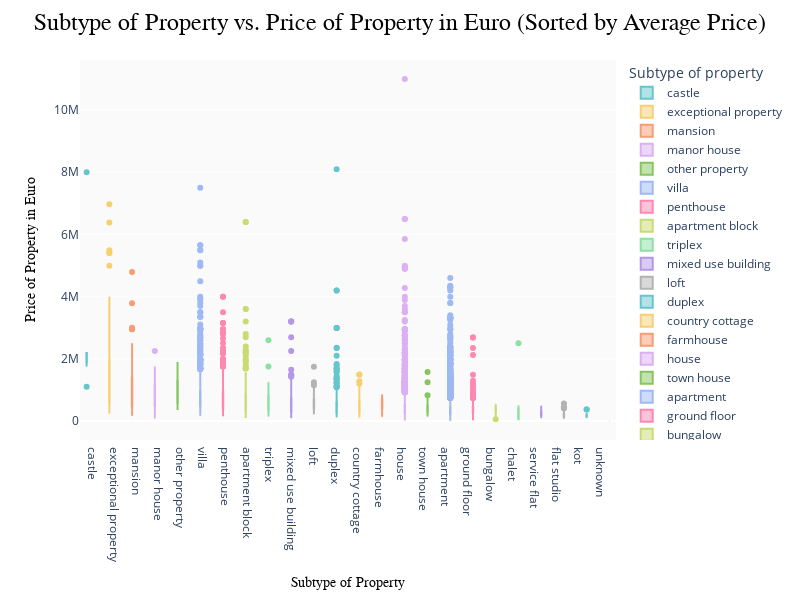

Here is the notebook cell this chart was saved with:
### Markdown cell above
## Data Visualization
We use Plotly to create a Box Plot visualizing how the price of properties varies according to different subtypes of properties. The x-axis represents the 'Subtype of property' and the y-axis represents the 'Price of property in euro'.

### Code cell
fig = px.box(df, x='Subtype of property', y='Price of property in euro',
             category_orders={"Subtype of property": sorted_subtypes},
             color='Subtype of property',
             color_discrete_sequence=px.colors.qualitative.Pastel)

fig.update_layout(
    title={
        'text': "Subtype of Property vs. Price of Property in Euro (Sorted by Average Price)",
        'x': 0.5,
        'font': {'size': 24, 'color': 'black', 'family': 'Arial'}
    },
    xaxis={'title': {'text': 'Subtype of Property', 'font': {'size': 14, 'color': 'black', 'family': 'Arial'}}},
    yaxis={'title': {'text': 'Price of Property in Euro', 'font': {'size': 14, 'color': 'black', 'family': 'Arial'}}},
    boxmode='group',  # Grouped box plots
    width=800,  # Adjust the width of the figure
    height=600,  # Adjust the height of the figure
    plot_bgcolor='rgba(0,0,0,0.02)',  # Light gray background color
    paper_bgcolor='white'  # White background color
)

fig.show()

### Figure 1 — Plotly figure (JSON) as saved in the notebook; plotly's stock layout.template omitted (floating-point values rounded to 4 significant figures; data arrays with more than 128 entries replaced by an {"elided": "..."} marker saying what was removed)
{"data": [{"alignmentgroup": "True", "hovertemplate": "Subtype of property=%{x}<br>Price of property in euro=%{y}<extra></extra>", "legendgroup": "castle", "marker": {"color": "rgb(102, 197, 204)"}, "name": "castle", "notched": false, "offsetgroup": "castle", "orientation": "v", "showlegend": true, "type": "box", "x": ["castle", "castle", "castle", "castle", "castle", "castle", "castle", "castle", "castle"], "x0": " ", "xaxis": "x", "y": [1960000, 1100000, 2150000, 1950000, 8000000, 1750000, 2190000, 2190000, 2190000], "y0": " ", "yaxis": "y"}, {"alignmentgroup": "True", "hovertemplate": "Subtype of property=%{x}<br>Price of property in euro=%{y}<extra></extra>", "legendgroup": "exceptional property", "marker": {"color": "rgb(246, 207, 113)"}, "name": "exceptional property", "notched": false, "offsetgroup": "exceptional property", "orientation": "v", "showlegend": true, "type": "box", "x": {"elided": "145 str values"}, "x0": " ", "xaxis": "x", "y": {"elided": "145 int values"}, "y0": " ", "yaxis": "y"}, {"alignmentgroup": "True", "hovertemplate": "Subtype of property=%{x}<br>Price of property in euro=%{y}<extra></extra>", "legendgroup": "mansion", "marker": {"color": "rgb(248, 156, 116)"}, "name": "mansion", "notched": false, "offsetgroup": "mansion", "orientation": "v", "showlegend": true, "type": "box", "x": ["mansion", "mansion", "mansion", "mansion", "mansion", "mansion", "mansion", "mansion", "mansion", "mansion", "mansion", "mansion", "mansion", "mansion", "mansion", "mansion", "mansion", "mansion", "mansion", "mansion", "mansion", "mansion", "mansion", "mansion", "mansion", "mansion", "mansion", "mansion", "mansion", "mansion", "mansion", "mansion", "mansion", "mansion", "mansion", "mansion", "mansion", "mansion", "mansion", "mansion", "mansion", "mansion", "mansion", "mansion", "mansion", "mansion", "mansion", "mansion", "mansion", "mansion", "mansion", "mansion", "mansion", "mansion", "mansion", "mansion", "mansion", "mansion", "mansion", "mansion", "mansion", "mansion", "mansion", "mansion", "mansion", "mansion", "mansion", "mansion", "mansion", "mansion", "mansion", "mansion", "mansion", "mansion", "mansion", "mansion", "mansion", "mansion", "mansion", "mansion", "mansion", "mansion", "mansion", "mansion", "mansion", "mansion", "mansion", "mansion", "mansion", "mansion", "mansion", "mansion", "mansion", "mansion", "mansion", "mansion", "mansion", "mansion", "mansion", "mansion", "mansion", "mansion", "mansion", "mansion", "mansion", "mansion", "mansion", "mansion", "mansion", "mansion", "mansion", "mansion", "mansion", "mansion", "mansion", "mansion", "mansion", "mansion", "mansion", "mansion"], "x0": " ", "xaxis": "x", "y": [615000, 1950000, 499750, 345000, 495000, 789000, 850000, 845000, 1089000, 495000, 450000, 845000, 845000, 845000, 945000, 398000, 990000, 1485000, 1895000, 379000, 430000, 649000, 695000, 210000, 595000, 630000, 1135000, 1245000, 1480000, 1350000, 249000, 399000, 895000, 1195000, 249000, 330000, 549000, 695000, 790000, 799000, 2500000, 1400000, 549000, 545000, 790000, 1650000, 349000, 475000, 328000, 349000, 349000, 2450000, 2450000, 560000, 1395000, 599999, 169000, 225000, 335000, 419900, 445000, 790000, 1250000, 1590000, 2150000, 2150000, 4790000, 595000, 1395000, 395000, 310000, 349000, 430000, 435000, 545000, 760000, 795000, 847500, 1250000, 1290000, 1650000, 1890000, 1960000, 2200000, 2950000, 2950000, 269500, 595000, 3790000, 489000, 1150000, 595000, 345000, 495000, 975000, 1250000, 1650000, 1625000, 1675000, 1690000, 1850000, 595000, 595000, 1200000, 1550000, 1625000, 1650000, 3000000, 380000, 329000, 395000, 399000, 845000, 2450000, 520000, 525000, 589900, 665000, 690000, 727500], "y0": " ", "yaxis": "y"}, {"alignmentgroup": "True", "hovertemplate": "Subtype of property=%{x}<br>Price of property in euro=%{y}<extra></extra>", "legendgroup": "manor house", "marker": {"color": "rgb(220, 176, 242)"}, "name": "manor house", "notched": false, "offsetgroup": "manor house", "orientation": "v", "showlegend": true, "type": "box", "x": ["manor house", "manor house", "manor house", "manor house", "manor house", "manor house", "manor house", "manor house", "manor house", "manor house", "manor house", "manor house", "manor house", "manor house", "manor house", "manor house", "manor house", "manor house", "manor house", "manor house", "manor house"], "x0": " ", "xaxis": "x", "y": [85000, 795000, 975000, 399000, 875000, 495000, 550000, 745000, 1115000, 1695000, 1695000, 459000, 895000, 1095000, 1150000, 1129000, 1195000, 1750000, 2250000, 199000, 495000], "y0": " ", "yaxis": "y"}, {"alignmentgroup": "True", "hovertemplate": "Subtype of property=%{x}<br>Price of property in euro=%{y}<extra></extra>", "legendgroup": "other property", "marker": {"color": "rgb(135, 197, 95)"}, "name": "other property", "notched": false, "offsetgroup": "other property", "orientation": "v", "showlegend": true, "type": "box", "x": ["other property", "other property", "other property", "other property", "other property", "other property", "other property", "other property", "other property", "other property"], "x0": " ", "xaxis": "x", "y": [1895000, 790000, 935000, 935000, 1296000, 1296000, 350000, 585000, 367000, 825000], "y0": " ", "yaxis": "y"}, {"alignmentgroup": "True", "hovertemplate": "Subtype of property=%{x}<br>Price of property in euro=%{y}<extra></extra>", "legendgroup": "villa", "marker": {"color": "rgb(158, 185, 243)"}, "name": "villa", "notched": false, "offsetgroup": "villa", "orientation": "v", "showlegend": true, "type": "box", "x": {"elided": "772 str values"}, "x0": " ", "xaxis": "x", "y": {"elided": "772 int values"}, "y0": " ", "yaxis": "y"}, {"alignmentgroup": "True", "hovertemplate": "Subtype of property=%{x}<br>Price of property in euro=%{y}<extra></extra>", "legendgroup": "penthouse", "marker": {"color": "rgb(254, 136, 177)"}, "name": "penthouse", "notched": false, "offsetgroup": "penthouse", "orientation": "v", "showlegend": true, "type": "box", "x": {"elided": "351 str values"}, "x0": " ", "xaxis": "x", "y": {"elided": "351 int values"}, "y0": " ", "yaxis": "y"}, {"alignmentgroup": "True", "hovertemplate": "Subtype of property=%{x}<br>Price of property in euro=%{y}<extra></extra>", "legendgroup": "apartment block", "marker": {"color": "rgb(201, 219, 116)"}, "name": "apartment block", "notched": false, "offsetgroup": "apartment block", "orientation": "v", "showlegend": true, "type": "box", "x": {"elided": "299 str values"}, "x0": " ", "xaxis": "x", "y": {"elided": "299 int values"}, "y0": " ", "yaxis": "y"}, {"alignmentgroup": "True", "hovertemplate": "Subtype of property=%{x}<br>Price of property in euro=%{y}<extra></extra>", "legendgroup": "triplex", "marker": {"color": "rgb(139, 224, 164)"}, "name": "triplex", "notched": false, "offsetgroup": "triplex", "orientation": "v", "showlegend": true, "type": "box", "x": ["triplex", "triplex", "triplex", "triplex", "triplex", "triplex", "triplex", "triplex", "triplex", "triplex", "triplex", "triplex", "triplex", "triplex", "triplex", "triplex", "triplex", "triplex", "triplex", "triplex", "triplex", "triplex", "triplex", "triplex", "triplex", "triplex", "triplex", "triplex", "triplex", "triplex", "triplex", "triplex", "triplex", "triplex", "triplex", "triplex", "triplex"], "x0": " ", "xaxis": "x", "y": [595000, 648000, 675000, 840000, 854000, 470000, 2600000, 297000, 169000, 550000, 1250000, 385000, 480000, 275000, 299000, 340000, 340000, 585000, 775000, 495000, 825000, 145000, 350000, 559000, 1200000, 690000, 459000, 730000, 815000, 815000, 365000, 465000, 180000, 199000, 349000, 1750000, 795000], "y0": " ", "yaxis": "y"}, {"alignmentgroup": "True", "hovertemplate": "Subtype of property=%{x}<br>Price of property in euro=%{y}<extra></extra>", "legendgroup": "mixed use building", "marker": {"color": "rgb(180, 151, 231)"}, "name": "mixed use building", "notched": false, "offsetgroup": "mixed use building", "orientation": "v", "showlegend": true, "type": "box", "x": {"elided": "228 str values"}, "x0": " ", "xaxis": "x", "y": {"elided": "228 int values"}, "y0": " ", "yaxis": "y"}, {"alignmentgroup": "True", "hovertemplate": "Subtype of property=%{x}<br>Price of property in euro=%{y}<extra></extra>", "legendgroup": "loft", "marker": {"color": "rgb(179, 179, 179)"}, "name": "loft", "notched": false, "offsetgroup": "loft", "orientation": "v", "showlegend": true, "type": "box", "x": ["loft", "loft", "loft", "loft", "loft", "loft", "loft", "loft", "loft", "loft", "loft", "loft", "loft", "loft", "loft", "loft", "loft", "loft", "loft", "loft", "loft", "loft", "loft", "loft", "loft", "loft", "loft", "loft", "loft", "loft", "loft", "loft", "loft", "loft", "loft", "loft", "loft", "loft", "loft", "loft", "loft", "loft", "loft", "loft", "loft", "loft", "loft", "loft", "loft", "loft", "loft", "loft", "loft", "loft", "loft", "loft", "loft", "loft", "loft", "loft", "loft", "loft", "loft", "loft", "loft", "loft", "loft", "loft", "loft", "loft", "loft", "loft"], "x0": " ", "xaxis": "x", "y": [1250000, 565000, 825000, 560000, 695000, 385000, 508000, 508000, 775000, 839000, 390000, 349000, 695000, 394000, 445000, 460000, 545000, 499000, 370000, 370000, 395000, 395000, 410000, 465000, 480000, 465000, 575000, 900000, 985000, 299000, 319000, 370000, 399000, 695000, 695000, 335000, 335000, 500000, 695000, 489000, 329000, 485000, 495000, 495000, 550000, 645000, 645000, 600000, 895000, 1745000, 249000, 215000, 395000, 745000, 335000, 375000, 695000, 1150000, 599000, 849000, 1095000, 535000, 300000, 395000, 660000, 480000, 480000, 599000, 750000, 325000, 425000, 1095000], "y0": " ", "yaxis": "y"}, {"alignmentgroup": "True", "hovertemplate": "Subtype of property=%{x}<br>Price of property in euro=%{y}<extra></extra>", "legendgroup": "duplex", "marker": {"color": "rgb(102, 197, 204)"}, "name": "duplex", "notched": false, "offsetgroup": "duplex", "orientation": "v", "showlegend": true, "type": "box", "x": {"elided": "353 str values"}, "x0": " ", "xaxis": "x", "y": {"elided": "353 int values"}, "y0": " ", "yaxis": "y"}, {"alignmentgroup": "True", "hovertemplate": "Subtype of property=%{x}<br>Price of property in euro=%{y}<extra></extra>", "legendgroup": "country cottage", "marker": {"color": "rgb(246, 207, 113)"}, "name": "country cottage", "notched": false, "offsetgroup": "country cottage", "orientation": "v", "showlegend": true, "type": "box", "x": ["country cottage", "country cottage", "country cottage", "country cottage", "country cottage", "country cottage", "country cottage", "country cottage", "country cottage", "country cottage", "country cottage", "country cottage", "country cottage", "country cottage", "country cottage", "country cottage", "country cottage", "country cottage", "country cottage", "country cottage", "country cottage", "country cottage", "country cottage", "country cottage", "country cottage", "country cottage", "country cottage", "country cottage", "country cottage", "country cottage", "country cottage", "country cottage", "country cottage", "country cottage", "country cottage", "country cottage", "country cottage", "country cottage", "country cottage", "country cottage", "country cottage", "country cottage", "country cottage", "country cottage", "country cottage", "country cottage", "country cottage", "country cottage", "country cottage", "country cottage", "country cottage", "country cottage", "country cottage", "country cottage", "country cottage", "country cottage", "country cottage", "country cottage", "country cottage", "country cottage", "country cottage", "country cottage", "country cottage", "country cottage", "country cottage", "country cottage"], "x0": " ", "xaxis": "x", "y": [695000, 469000, 219000, 470000, 545000, 350000, 199000, 939000, 1095000, 395000, 159000, 179000, 250000, 365000, 605000, 875000, 275000, 275000, 275000, 1275000, 1150000, 175000, 395000, 649000, 935000, 935000, 595000, 1195000, 375000, 180000, 189000, 325000, 330000, 440000, 210000, 295000, 650000, 399000, 299000, 330000, 697000, 700000, 109000, 435000, 189000, 549000, 1485000, 620000, 585000, 279000, 350000, 398000, 398000, 560000, 560000, 550000, 290000, 345000, 349000, 1150000, 1495000, 688000, 319000, 299000, 595000, 699000], "y0": " ", "yaxis": "y"}, {"alignmentgroup": "True", "hovertemplate": "Subtype of property=%{x}<br>Price of property in euro=%{y}<extra></extra>", "legendgroup": "farmhouse", "marker": {"color": "rgb(248, 156, 116)"}, "name": "farmhouse", "notched": false, "offsetgroup": "farmhouse", "orientation": "v", "showlegend": true, "type": "box", "x": ["farmhouse", "farmhouse", "farmhouse", "farmhouse", "farmhouse", "farmhouse", "farmhouse", "farmhouse", "farmhouse", "farmhouse", "farmhouse", "farmhouse", "farmhouse", "farmhouse", "farmhouse"], "x0": " ", "xaxis": "x", "y": [179000, 139000, 520000, 850000, 595000, 399000, 735000, 395000, 790000, 229000, 690000, 690000, 479000, 395000, 395000], "y0": " ", "yaxis": "y"}, {"alignmentgroup": "True", "hovertemplate": "Subtype of property=%{x}<br>Price of property in euro=%{y}<extra></extra>", "legendgroup": "house", "marker": {"color": "rgb(220, 176, 242)"}, "name": "house", "notched": false, "offsetgroup": "house", "orientation": "v", "showlegend": true, "type": "box", "x": {"elided": "4006 str values"}, "x0": " ", "xaxis": "x", "y": {"elided": "4006 int values"}, "y0": " ", "yaxis": "y"}, {"alignmentgroup": "True", "hovertemplate": "Subtype of property=%{x}<br>Price of property in euro=%{y}<extra></extra>", "legendgroup": "town house", "marker": {"color": "rgb(135, 197, 95)"}, "name": "town house", "notched": false, "offsetgroup": "town house", "orientation": "v", "showlegend": true, "type": "box", "x": ["town house", "town house", "town house", "town house", "town house", "town house", "town house", "town house", "town house", "town house", "town house", "town house", "town house", "town house", "town house", "town house", "town house", "town house", "town house", "town house", "town house", "town house", "town house", "town house", "town house", "town house", "town house", "town house", "town house", "town house", "town house", "town house", "town house", "town house", "town house", "town house", "town house", "town house", "town house", "town house", "town house", "town house", "town house", "town house", "town house", "town house", "town house", "town house", "town house", "town house", "town house", "town house", "town house", "town house", "town house", "town house", "town house", "town house", "town house", "town house", "town house", "town house", "town house", "town house", "town house", "town house", "town house", "town house"], "x0": " ", "xaxis": "x", "y": [749000, 199000, 189000, 595000, 369000, 399000, 450000, 1580000, 295000, 485000, 484000, 695000, 825000, 365000, 495000, 270000, 340000, 329000, 489000, 530000, 575000, 597000, 334000, 648000, 259000, 225000, 375000, 369000, 495000, 670000, 300000, 379000, 205000, 298000, 379000, 299000, 145000, 190000, 345000, 479000, 449000, 279000, 395000, 695000, 425000, 449000, 1250000, 219500, 229000, 249500, 279000, 328000, 389000, 399000, 449000, 595000, 645000, 295000, 168000, 275000, 360000, 385000, 429000, 429000, 440000, 450000, 460000, 569000], "y0": " ", "yaxis": "y"}, {"alignmentgroup": "True", "hovertemplate": "Subtype of property=%{x}<br>Price of property in euro=%{y}<extra></extra>", "legendgroup": "apartment", "marker": {"color": "rgb(158, 185, 243)"}, "name": "apartment", "notched": false, "offsetgroup": "apartment", "orientation": "v", "showlegend": true, "type": "box", "x": {"elided": "4022 str values"}, "x0": " ", "xaxis": "x", "y": {"elided": "4022 int values"}, "y0": " ", "yaxis": "y"}, {"alignmentgroup": "True", "hovertemplate": "Subtype of property=%{x}<br>Price of property in euro=%{y}<extra></extra>", "legendgroup": "ground floor", "marker": {"color": "rgb(254, 136, 177)"}, "name": "ground floor", "notched": false, "offsetgroup": "ground floor", "orientation": "v", "showlegend": true, "type": "box", "x": {"elided": "250 str values"}, "x0": " ", "xaxis": "x", "y": {"elided": "250 int values"}, "y0": " ", "yaxis": "y"}, {"alignmentgroup": "True", "hovertemplate": "Subtype of property=%{x}<br>Price of property in euro=%{y}<extra></extra>", "legendgroup": "bungalow", "marker": {"color": "rgb(201, 219, 116)"}, "name": "bungalow", "notched": false, "offsetgroup": "bungalow", "orientation": "v", "showlegend": true, "type": "box", "x": ["bungalow", "bungalow", "bungalow", "bungalow", "bungalow", "bungalow", "bungalow", "bungalow", "bungalow", "bungalow", "bungalow", "bungalow", "bungalow", "bungalow", "bungalow", "bungalow", "bungalow", "bungalow", "bungalow", "bungalow", "bungalow", "bungalow", "bungalow", "bungalow", "bungalow", "bungalow", "bungalow", "bungalow", "bungalow", "bungalow", "bungalow", "bungalow", "bungalow", "bungalow", "bungalow", "bungalow", "bungalow", "bungalow", "bungalow", "bungalow", "bungalow", "bungalow", "bungalow", "bungalow", "bungalow", "bungalow"], "x0": " ", "xaxis": "x", "y": [265000, 279000, 425000, 545000, 395000, 450000, 495000, 549000, 345000, 299000, 279000, 349500, 379000, 298000, 449000, 549000, 199000, 139500, 449000, 269000, 380000, 350000, 415000, 495000, 300000, 349000, 327500, 398000, 358000, 56000, 384000, 429000, 435000, 435000, 469000, 459000, 149000, 235000, 385000, 249000, 179000, 349000, 365000, 380000, 395000, 525000], "y0": " ", "yaxis": "y"}, {"alignmentgroup": "True", "hovertemplate": "Subtype of property=%{x}<br>Price of property in euro=%{y}<extra></extra>", "legendgroup": "chalet", "marker": {"color": "rgb(139, 224, 164)"}, "name": "chalet", "notched": false, "offsetgroup": "chalet", "orientation": "v", "showlegend": true, "type": "box", "x": ["chalet", "chalet", "chalet", "chalet", "chalet", "chalet", "chalet", "chalet", "chalet", "chalet", "chalet", "chalet", "chalet"], "x0": " ", "xaxis": "x", "y": [135000, 135000, 75000, 499000, 2500000, 65000, 89000, 395000, 165000, 360000, 69000, 22000, 120000], "y0": " ", "yaxis": "y"}, {"alignmentgroup": "True", "hovertemplate": "Subtype of property=%{x}<br>Price of property in euro=%{y}<extra></extra>", "legendgroup": "service flat", "marker": {"color": "rgb(180, 151, 231)"}, "name": "service flat", "notched": false, "offsetgroup": "service flat", "orientation": "v", "showlegend": true, "type": "box", "x": ["service flat", "service flat", "service flat", "service flat", "service flat", "service flat", "service flat", "service flat", "service flat", "service flat", "service flat", "service flat", "service flat", "service flat", "service flat", "service flat", "service flat", "service flat", "service flat", "service flat", "service flat", "service flat", "service flat", "service flat", "service flat", "service flat", "service flat", "service flat", "service flat", "service flat", "service flat", "service flat", "service flat", "service flat", "service flat", "service flat", "service flat", "service flat", "service flat", "service flat", "service flat", "service flat", "service flat", "service flat", "service flat", "service flat", "service flat", "service flat", "service flat", "service flat", "service flat", "service flat", "service flat"], "x0": " ", "xaxis": "x", "y": [170000, 198000, 165000, 245000, 295000, 375000, 425000, 215000, 299000, 299000, 330000, 420000, 264000, 159000, 315000, 100000, 490000, 260000, 260000, 260000, 260000, 164000, 225000, 395000, 320000, 110000, 215000, 260000, 189000, 365000, 445000, 315000, 175000, 271137, 324309, 139900, 249000, 249000, 270000, 160000, 169000, 179000, 225000, 225000, 260000, 260000, 260000, 110000, 189000, 399000, 399000, 162500, 279000], "y0": " ", "yaxis": "y"}, {"alignmentgroup": "True", "hovertemplate": "Subtype of property=%{x}<br>Price of property in euro=%{y}<extra></extra>", "legendgroup": "flat studio", "marker": {"color": "rgb(179, 179, 179)"}, "name": "flat studio", "notched": false, "offsetgroup": "flat studio", "orientation": "v", "showlegend": true, "type": "box", "x": {"elided": "198 str values"}, "x0": " ", "xaxis": "x", "y": {"elided": "198 int values"}, "y0": " ", "yaxis": "y"}, {"alignmentgroup": "True", "hovertemplate": "Subtype of property=%{x}<br>Price of property in euro=%{y}<extra></extra>", "legendgroup": "kot", "marker": {"color": "rgb(102, 197, 204)"}, "name": "kot", "notched": false, "offsetgroup": "kot", "orientation": "v", "showlegend": true, "type": "box", "x": ["kot", "kot", "kot", "kot", "kot", "kot", "kot", "kot", "kot", "kot", "kot", "kot", "kot"], "x0": " ", "xaxis": "x", "y": [216500, 223500, 195500, 134000, 142000, 175000, 108000, 175000, 372500, 370000, 130000, 125000, 142000], "y0": " ", "yaxis": "y"}, {"alignmentgroup": "True", "hovertemplate": "Subtype of property=%{x}<br>Price of property in euro=%{y}<extra></extra>", "legendgroup": "unknown", "marker": {"color": "rgb(246, 207, 113)"}, "name": "unknown", "notched": false, "offsetgroup": "unknown", "orientation": "v", "showlegend": true, "type": "box", "x": ["unknown", "unknown", "unknown", "unknown", "unknown", "unknown", "unknown"], "x0": " ", "xaxis": "x", "y": [0, 0, 0, 0, 0, 0, 0], "y0": " ", "yaxis": "y"}], "layout": {"boxmode": "group", "height": 600, "legend": {"title": {"text": "Subtype of property"}, "tracegroupgap": 0}, "margin": {"t": 60}, "paper_bgcolor": "white", "plot_bgcolor": "rgba(0,0,0,0.02)", "title": {"font": {"color": "black", "family": "Arial", "size": 24}, "text": "Subtype of Property vs. Price of Property in Euro (Sorted by Average Price)", "x": 0.5}, "width": 800, "xaxis": {"anchor": "y", "categoryarray": ["castle", "exceptional property", "mansion", "manor house", "other property", "villa", "penthouse", "apartment block", "triplex", "mixed use building", "loft", "duplex", "country cottage", "farmhouse", "house", "town house", "apartment", "ground floor", "bungalow", "chalet", "service flat", "flat studio", "kot", "unknown"], "categoryorder": "array", "domain": [0, 1], "title": {"font": {"color": "black", "family": "Arial", "size": 14}, "text": "Subtype of Property"}}, "yaxis": {"anchor": "x", "domain": [0, 1], "title": {"font": {"color": "black", "family": "Arial", "size": 14}, "text": "Price of Property in Euro"}}}}
